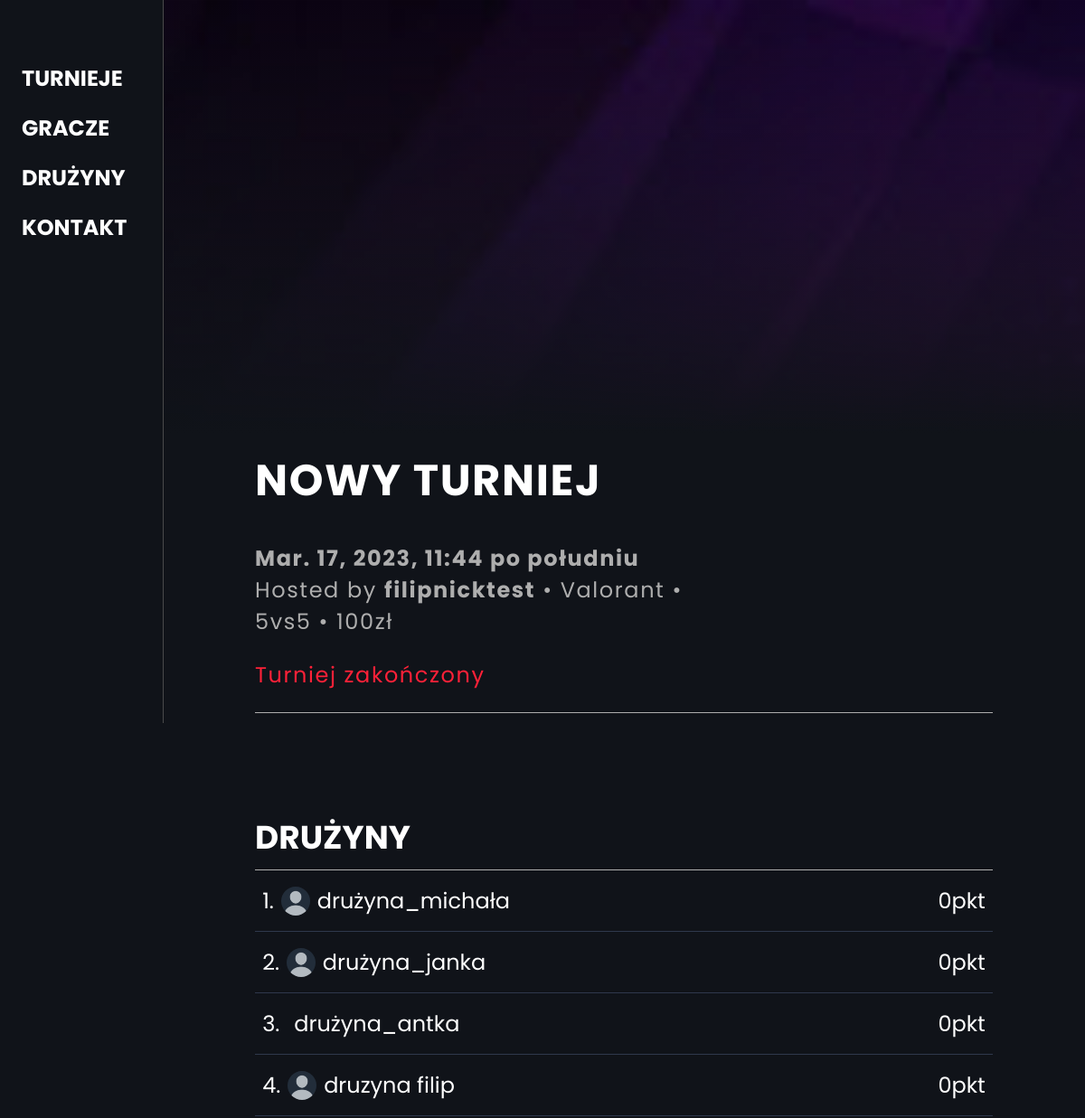
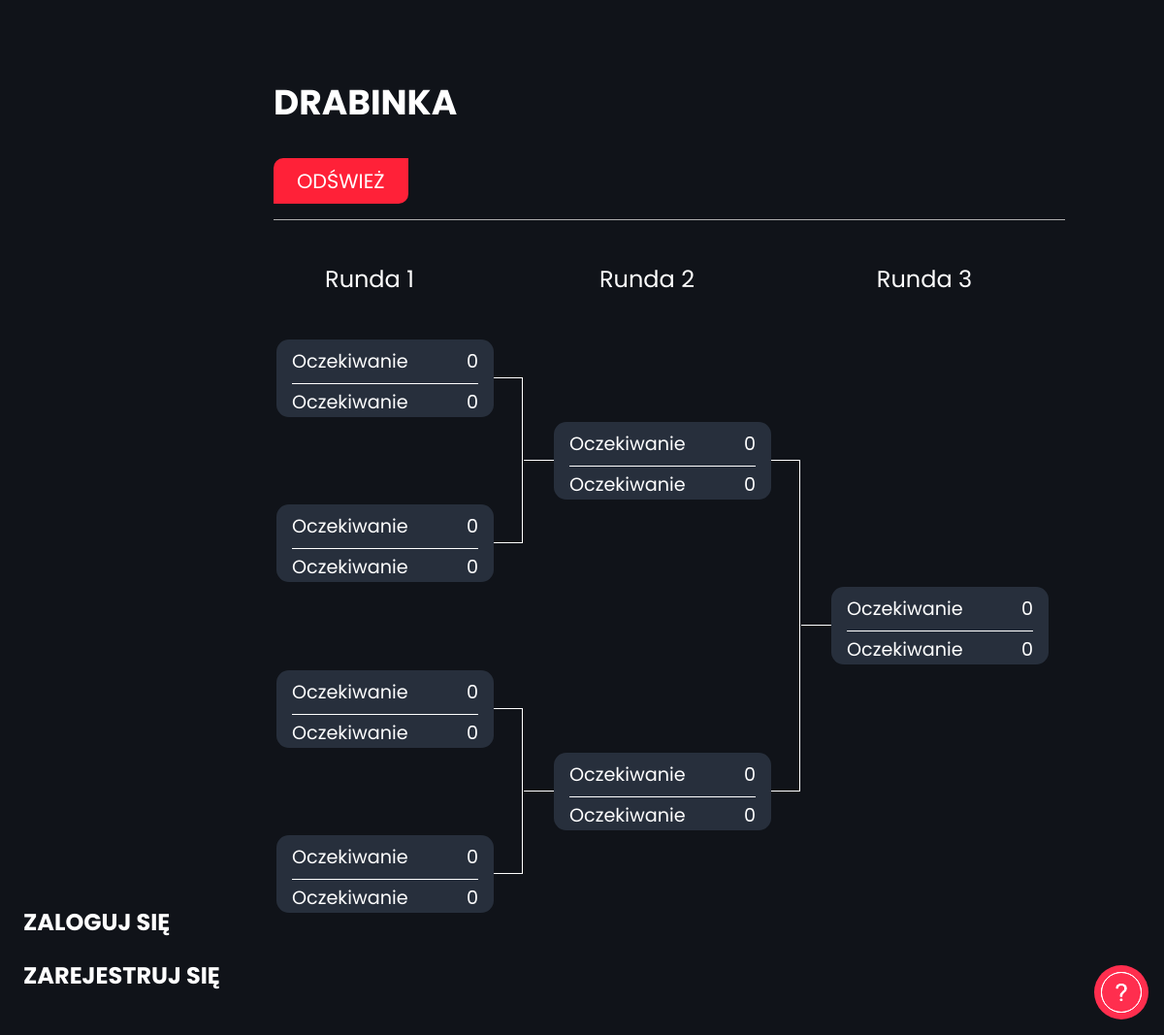
/tournament/Nowy turniej/, run on the app's committed database (2 pictures, top to bottom).
### backend/models.py (models this page shows, shortened)
class Tournament(models.Model):
    gry = (
        ('League of Legends', 'League of Legends'),
        ('Valorant', 'Valorant'),
        ('Counter-Strike: Global Offensive', 'Counter-Strike: Global Offensive'),
    )
    formaty = (
        ('5vs5','5vs5'),
        ('2vs2','2vs2'),
        ('1vs1','1vs1'),
    )
    ilosc_druzyn_format = (
        ('4','4'),
        ('8','8'),
        ('16','16'),
        ('32','32'),
    )
    nazwa = models.CharField(max_length=100, unique=True)
    opis = models.CharField(max_length=200, null=True, blank=True)
    zdjecie = models.ImageField(upload_to='images/', blank=True, default="images/defaulttournament.jpg")
    nagroda = models.CharField(max_length=100, null=True, blank=True)
    data = models.DateTimeField()
    ilosc_druzyn = models.CharField(choices=ilosc_druzyn_format, max_length=100)
    druzyny = models.ManyToManyField('Team',null=True, blank=True)
    creator = models.EmailField()
    rodzaj_gry = models.CharField(choices=gry, max_length=100)
    format_rozgrywek = models.CharField(choices=formaty, max_length=10)
    rozgrywki = models.ManyToManyField('Rozgrywki',null=True, blank=True)
    winner = models.CharField(max_length=100, null=True, blank=True)
    started = models.BooleanField(default=False)
    finished = models.BooleanField(default=False)
    def __str__(self):
        return self.nazwa
    class Meta:
        ordering = ['finished', 'started', 'nazwa']

class CustomUser(AbstractUser):
    nick = models.CharField(max_length=30, unique=True)
    email = models.EmailField(unique=True)
    data_urodzenia = models.DateField(blank=True, null=True)
    avatar = models.ImageField(blank=True, default="images/1.png")
    opis = models.TextField('Opis', max_length=500, default='', blank=True)
    punkty = models.IntegerField(default=0)

class Team(models.Model):
    nazwa = models.CharField(max_length=100)
    opis = models.CharField(max_length=200, null=True, blank=True)
    zdjecie = models.ImageField(upload_to='images/', null=True, blank=True, default="images/1.png")
    creator = models.EmailField()
    punkty = models.IntegerField(default=0)
    add_players = models.ManyToManyField('CustomUser', related_name="add_players", null=True, blank=True)
    waiting_list = models.ManyToManyField('CustomUser', related_name="waiting_list", null=True, blank=True)
    remove_players = models.ManyToManyField('CustomUser', related_name="remove_players", null=True, blank=True)
    volunteers = models.ManyToManyField('CustomUser', related_name="volunteers", null=True, blank=True)
    def __str__(self):
        return self.nazwa

### frontend/views.py (the view, shortened to what this page needs)
# urls.py: path("tournament/<tournamentname>/", tournament_site, name="tournament_site"),
def tournament_site(request, tournamentname):
    teams = []
    rozgrywki = Rozgrywki.objects.filter(nazwa_turnieju=tournamentname)
    tournament = Tournament.objects.get(nazwa=tournamentname)
    print("------------------"+str(int(math.log2(len(tournament.rozgrywki.all())+1) )))
    creator = CustomUser.objects.get(email=tournament.creator)
    template = loader.get_template('frontend/tournament.html')
    if request.user.is_authenticated:
        teams = Team.objects.filter(creator = request.user.email)
    rozgrywki = Rozgrywki.objects.filter(nazwa_turnieju=tournament.nazwa)
    context = {
        "tournament":tournament,
        "teams": teams,
        "rozgrywki": rozgrywki,
        "creator": creator,
        "zapisana_druzyna": None,
        "rozgrywki": None,
    }
    return HttpResponse(template.render(context, request))

### frontend/templates/frontend/tournament.html (shortened to what this page needs)
{% extends 'frontend/base.html' %}
{% block content %}
    <div id="t-container" class="tournament-detail-container">
        <div id="additionalbc">
        <div id="inner-wrapper">
            <h1 id="name" class="float-left">{{ tournament }}</h1>
            <div class="clear"><span class="grayed bold">{{ tournament.data }}</span></div>
            <div class="grayed grayednav"><div class="tourdetails">Hosted by <b><a class="inline" href="{% url 'player_site' playernick=creator.nick %}">{{ creator.nick }}</a></b> &#x2022; {{ tournament.rodzaj_gry }} &#x2022; {{ tournament.format_rozgrywek }}  &#x2022; {{ tournament.nagroda }}</div>
            </div>
            {% if tournament.finished == True %}<p class="zapisana_druzyna">Turniej zakończony</p>{% else %}{% if tournament.started == True %}<div class="zapisana_druzyna green">Turniej trwa</div>{% endif %}{% endif %}
            <div id="tournament-nav"></div>
            <div id="tournament-content-detailed">
                <h2 class="hnomb">Drużyny</h2>
                <div id="tournament-nav"></div>
                {% for team in tournament.druzyny.all %}
                    <a href="{% url 'team_site' teamname=team.nazwa %}"><div class="players-list-div"><li><span></span>
                    {% if team.zdjecie %}<img src="{{ team.zdjecie.url }}" alt="">{% else %}<img src="https://ionicframework.com/docs/img/demos/avatar.svg" alt="">{% endif %}
                    <div>{{ team }}</div><div class="float-right">{{ team.punkty }}pkt</div></li></div></a>
                {% empty %}
                <p class="zapisana_druzyna">Bądź pierwszą drużyną, która weźmie udział</p>
                {% endfor %}
                <h2 class="hnomb2">Drabinka</h2>
                <button class="defaultbutton" id="refresh-btn">Odśwież</button>
                <div id="tournament-nav"></div>
                {% if tournament.started == False %}
                <div class="grayed mb5">oczekiwanie na rozpoczęcie turnieju</div>
                {% else %}
                {% if rozgrywki.all %}
                <div id="tablecont">
                <table>
                    <tr class="drabinka">
                        <td class="kolumna">
                            <div class="runda">Runda 1 {{ rozgrywki|length }}</div>
                            <div class="kolumna-mecze {% if rozgrywki|length > 8 %}extraround {% elif rozgrywki|length <= 4 %}fourfirst firstround{% else %} firstround{% endif %}">
                                {% for rozgrywka in rozgrywki %}
                                    {% if rozgrywka.faza == 0 %}
                                    <div class="mecz">
                                        <div class="team1">{{ rozgrywka.druzyna1 }}</div>
                                        <div class="meczwynik team1">{% if rozgrywka.winner == rozgrywka.druzyna1 %}1{% elif rozgrywka.winner == rozgrywka.druzyna2 %}0{% else %}-{% endif %}</div>
                                        <div class="team2">{{ rozgrywka.druzyna2 }}</div>
                                        <div class="meczwynik team2">{% if rozgrywka.winner == rozgrywka.druzyna1 %}0{% elif rozgrywka.winner == rozgrywka.druzyna2 %}1{% else %}-{% endif %}</div>
                                        <span></span>
                                    </div>
                                    {% endif %}
                                {% endfor %}
                            </div>
                        </td>
                        <td class="kolumna">
                            <div class="runda">Runda 2</div>
                            <div class="kolumna-mecze secondround">
                                {% for rozgrywka in rozgrywki %}
                                    {% if rozgrywka.faza == 1 %}
                                    <div class="mecz {% if rozgrywki|length < 5 %}final{% endif %}">
                                        <div class="team1">{{ rozgrywka.druzyna1 }}</div>
                                        <div class="meczwynik team1">{% if rozgrywka.winner == rozgrywka.druzyna1 %}1{% elif rozgrywka.winner == rozgrywka.druzyna2 %}0{% else %}-{% endif %}</div>
                                        <div class="team2">{{ rozgrywka.druzyna2 }}</div>
                                        <div class="meczwynik team2">{% if rozgrywka.winner == rozgrywka.druzyna1 %}0{% elif rozgrywka.winner == rozgrywka.druzyna2 %}1{% else %}-{% endif %}</div>
                                        <span></span>
                                    </div>
                                    {% endif %}
                                {% endfor %}
                            </div>
                        </td>
                        {% if rozgrywki|length > 4 %}
                        <td class="kolumna">
                            <div class="runda">Runda 3</div>
                            <div class="kolumna-mecze thirdround">
                                {% for rozgrywka in rozgrywki %}
                                    {% if rozgrywka.faza == 2 %}
                                    <div class="mecz {% if rozgrywki|length < 9 %}final{% endif %}">
                                        <div class="team1">{{ rozgrywka.druzyna1 }}</div>
                                        <div class="meczwynik team1">{% if rozgrywka.winner == rozgrywka.druzyna1 %}1{% elif rozgrywka.winner == rozgrywka.druzyna2 %}0{% else %}-{% endif %}</div>
                                        <div class="team2">{{ rozgrywka.druzyna2 }}</div>
                                        <div class="meczwynik team2">{% if rozgrywka.winner == rozgrywka.druzyna1 %}0{% elif rozgrywka.winner == rozgrywka.druzyna2 %}1{% else %}-{% endif %}</div>
                                        <span></span>
                                    </div>
                                    {% endif %}
                                {% endfor %}
                            </div>
                        </td>
                        {% endif %}
                        {% if rozgrywki|length > 8 %}
                        <td class="kolumna">
                            <div class="runda">Runda 4</div>
                            <div class="kolumna-mecze">
                                {% for rozgrywka in rozgrywki %}
                                    {% if rozgrywka.faza == 3 %}
                                    <div class="mecz {% if rozgrywki|length < 17 %}final{% endif %}">
                                        <div class="team1">{{ rozgrywka.druzyna1 }}</div>
                                        <div class="meczwynik team1">{% if rozgrywka.winner == rozgrywka.druzyna1 %}1{% elif rozgrywka.winner == rozgrywka.druzyna2 %}0{% else %}-{% endif %}</div>
                                        <div class="team2">{{ rozgrywka.druzyna2 }}</div>
                                        <div class="meczwynik team2">{% if rozgrywka.winner == rozgrywka.druzyna1 %}0{% elif rozgrywka.winner == rozgrywka.druzyna2 %}1{% else %}-{% endif %}</div>
                                        <span></span>
                                    </div>
                                    {% endif %}
                                {% endfor %}
                            </div>
                        </td>
                        {% endif %}
                        {% if rozgrywki|length > 16 %}
                        <td class="kolumna">
                            <div class="runda">Runda 5</div>
                            <div class="kolumna-mecze">
                                {% for rozgrywka in rozgrywki %}
                                    {% if rozgrywka.faza == 4 %}
                                    <div class="mecz {% if rozgrywki|length < 33 %}final{% endif %}">
                                        <div class="team1">{{ rozgrywka.druzyna1 }}</div>
                                        <div class="meczwynik team1">{% if rozgrywka.winner == rozgrywka.druzyna1 %}1{% elif rozgrywka.winner == rozgrywka.druzyna2 %}0{% else %}-{% endif %}</div>
                                        <div class="team2">{{ rozgrywka.druzyna2 }}</div>
                                        <div class="meczwynik team2">{% if rozgrywka.winner == rozgrywka.druzyna1 %}0{% elif rozgrywka.winner == rozgrywka.druzyna2 %}1{% else %}-{% endif %}</div>
                                        <span></span>
                                    </div>
                                    {% endif %}
                                {% endfor %}
                            </div>
                        </td>
                        {% endif %}
                    </tr>
                </table></div>
                {% else %}
                <div id="tablecont">
                <table>
                    <tr class="drabinka">
                        <td class="kolumna">
                            <div class="runda">Runda 1</div>
                            <div class="kolumna-mecze firstround">
                                <div class="mecz">
                                    <div class="team1">Oczekiwanie</div>
                                    <div class="meczwynik team1">0</div>
                                    <div class="team2">Oczekiwanie</div>
                                    <div class="meczwynik team2">0</div>
                                </div>
                                <div class="mecz">
                                    <div class="team1">Oczekiwanie</div>
                                    <div class="meczwynik team1">0</div>
                                    <div class="team2">Oczekiwanie</div>
                                    <div class="meczwynik team2">0</div>
                                </div>
                                <div class="mecz">
                                    <div class="team1">Oczekiwanie</div>
                                    <div class="meczwynik team1">0</div>
                                    <div class="team2">Oczekiwanie</div>
                                    <div class="meczwynik team2">0</div>
                                </div>
                                <div class="mecz">
                                    <div class="team1">Oczekiwanie</div>
                                    <div class="meczwynik team1">0</div>
                                    <div class="team2">Oczekiwanie</div>
                                    <div class="meczwynik team2">0</div>
                                </div>
                            </div>
                        </td>
                        <td class="kolumna">
                            <div class="runda">Runda 2</div>
                            <div class="kolumna-mecze secondround">
                                <div class="mecz">
                                    <div class="team1">Oczekiwanie</div>
                                    <div class="meczwynik team1">0</div>
                                    <div class="team2">Oczekiwanie</div>
                                    <div class="meczwynik team2">0</div>
                                </div>
                                <div class="mecz">
                                    <div class="team1">Oczekiwanie</div>
                                    <div class="meczwynik team1">0</div>
                                    <div class="team2">Oczekiwanie</div>
                                    <div class="meczwynik team2">0</div>
                                </div>
                            </div>
                        </td>
                        <td class="kolumna">
                            <div class="runda">Runda 3</div>
                            <div class="kolumna-mecze ">
                                <div class="mecz final">
                                    <div class="team1">Oczekiwanie</div>
                                    <div class="meczwynik team1">0</div>
                                    <div class="team2">Oczekiwanie</div>
                                    <div class="meczwynik team2">0</div>
                                </div>
                            </div>
                        </td>
                    </tr>
                </table></div>
                {% endif %}
                {% endif %}
            </div>
        </div>
        <div id="wybor_druzynbc"></div>
    </div>
    </div></div>
{% endblock %}

### data on the page
Tournament: nazwa "NOWY TURNIEJ", data "Mar. 17, 2023, 11:44 po południu", rodzaj_gry "Valorant", format_rozgrywek "5vs5", nagroda "100zł"
CustomUser: nick "filipnicktest"
Team: zdjecie (picture), nazwa "drużyna_michała", punkty "0"
Team: zdjecie (picture), nazwa "drużyna_janka", punkty "0"
Team: nazwa "drużyna_antka", punkty "0"
Team: zdjecie (picture), nazwa "druzyna filip", punkty "0"
